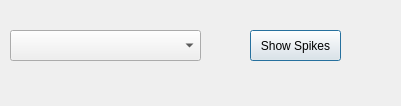
<?xml version="1.0" encoding="UTF-8"?>
<ui version="4.0">
 <class>SpikeSelector</class>
 <widget class="QDialog" name="SpikeSelector">
  <property name="geometry">
   <rect>
    <x>0</x>
    <y>0</y>
    <width>401</width>
    <height>106</height>
   </rect>
  </property>
  <property name="windowTitle">
   <string>Spike Selector</string>
  </property>
  <widget class="QComboBox" name="spikesBox">
   <property name="geometry">
    <rect>
     <x>10</x>
     <y>30</y>
     <width>191</width>
     <height>31</height>
    </rect>
   </property>
  </widget>
  <widget class="QPushButton" name="spikesButton">
   <property name="geometry">
    <rect>
     <x>250</x>
     <y>30</y>
     <width>91</width>
     <height>31</height>
    </rect>
   </property>
   <property name="text">
    <string>Show Spikes</string>
   </property>
  </widget>
 </widget>
 <resources/>
 <connections/>
</ui>
